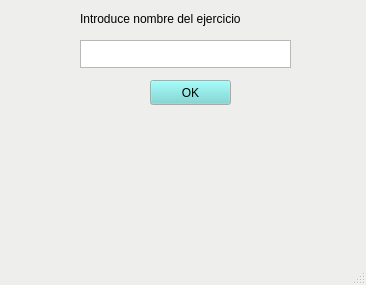
<?xml version="1.0" encoding="UTF-8"?>
<ui version="4.0">
 <class>ventana_nombre_ejercicio</class>
 <widget class="QMainWindow" name="ventana_nombre_ejercicio">
  <property name="enabled">
   <bool>true</bool>
  </property>
  <property name="geometry">
   <rect>
    <x>0</x>
    <y>0</y>
    <width>366</width>
    <height>285</height>
   </rect>
  </property>
  <property name="sizePolicy">
   <sizepolicy hsizetype="Minimum" vsizetype="Minimum">
    <horstretch>0</horstretch>
    <verstretch>0</verstretch>
   </sizepolicy>
  </property>
  <property name="palette">
   <palette>
    <active>
     <colorrole role="WindowText">
      <brush brushstyle="SolidPattern">
       <color alpha="255">
        <red>0</red>
        <green>0</green>
        <blue>0</blue>
       </color>
      </brush>
     </colorrole>
     <colorrole role="Button">
      <brush brushstyle="SolidPattern">
       <color alpha="255">
        <red>110</red>
        <green>215</green>
        <blue>213</blue>
       </color>
      </brush>
     </colorrole>
     <colorrole role="Light">
      <brush brushstyle="SolidPattern">
       <color alpha="255">
        <red>199</red>
        <green>255</green>
        <blue>254</blue>
       </color>
      </brush>
     </colorrole>
     <colorrole role="Midlight">
      <brush brushstyle="SolidPattern">
       <color alpha="255">
        <red>154</red>
        <green>235</green>
        <blue>233</blue>
       </color>
      </brush>
     </colorrole>
     <colorrole role="Dark">
      <brush brushstyle="SolidPattern">
       <color alpha="255">
        <red>55</red>
        <green>107</green>
        <blue>106</blue>
       </color>
      </brush>
     </colorrole>
     <colorrole role="Mid">
      <brush brushstyle="SolidPattern">
       <color alpha="255">
        <red>73</red>
        <green>143</green>
        <blue>142</blue>
       </color>
      </brush>
     </colorrole>
     <colorrole role="Text">
      <brush brushstyle="SolidPattern">
       <color alpha="255">
        <red>0</red>
        <green>0</green>
        <blue>0</blue>
       </color>
      </brush>
     </colorrole>
     <colorrole role="BrightText">
      <brush brushstyle="SolidPattern">
       <color alpha="255">
        <red>255</red>
        <green>255</green>
        <blue>255</blue>
       </color>
      </brush>
     </colorrole>
     <colorrole role="ButtonText">
      <brush brushstyle="SolidPattern">
       <color alpha="255">
        <red>0</red>
        <green>0</green>
        <blue>0</blue>
       </color>
      </brush>
     </colorrole>
     <colorrole role="Base">
      <brush brushstyle="SolidPattern">
       <color alpha="255">
        <red>255</red>
        <green>255</green>
        <blue>255</blue>
       </color>
      </brush>
     </colorrole>
     <colorrole role="Window">
      <brush brushstyle="SolidPattern">
       <color alpha="255">
        <red>238</red>
        <green>238</green>
        <blue>236</blue>
       </color>
      </brush>
     </colorrole>
     <colorrole role="Shadow">
      <brush brushstyle="SolidPattern">
       <color alpha="255">
        <red>0</red>
        <green>0</green>
        <blue>0</blue>
       </color>
      </brush>
     </colorrole>
     <colorrole role="AlternateBase">
      <brush brushstyle="SolidPattern">
       <color alpha="255">
        <red>182</red>
        <green>235</green>
        <blue>234</blue>
       </color>
      </brush>
     </colorrole>
     <colorrole role="ToolTipBase">
      <brush brushstyle="SolidPattern">
       <color alpha="255">
        <red>255</red>
        <green>255</green>
        <blue>220</blue>
       </color>
      </brush>
     </colorrole>
     <colorrole role="ToolTipText">
      <brush brushstyle="SolidPattern">
       <color alpha="255">
        <red>0</red>
        <green>0</green>
        <blue>0</blue>
       </color>
      </brush>
     </colorrole>
     <colorrole role="PlaceholderText">
      <brush brushstyle="SolidPattern">
       <color alpha="128">
        <red>0</red>
        <green>0</green>
        <blue>0</blue>
       </color>
      </brush>
     </colorrole>
    </active>
    <inactive>
     <colorrole role="WindowText">
      <brush brushstyle="SolidPattern">
       <color alpha="255">
        <red>0</red>
        <green>0</green>
        <blue>0</blue>
       </color>
      </brush>
     </colorrole>
     <colorrole role="Button">
      <brush brushstyle="SolidPattern">
       <color alpha="255">
        <red>110</red>
        <green>215</green>
        <blue>213</blue>
       </color>
      </brush>
     </colorrole>
     <colorrole role="Light">
      <brush brushstyle="SolidPattern">
       <color alpha="255">
        <red>199</red>
        <green>255</green>
        <blue>254</blue>
       </color>
      </brush>
     </colorrole>
     <colorrole role="Midlight">
      <brush brushstyle="SolidPattern">
       <color alpha="255">
        <red>154</red>
        <green>235</green>
        <blue>233</blue>
       </color>
      </brush>
     </colorrole>
     <colorrole role="Dark">
      <brush brushstyle="SolidPattern">
       <color alpha="255">
        <red>55</red>
        <green>107</green>
        <blue>106</blue>
       </color>
      </brush>
     </colorrole>
     <colorrole role="Mid">
      <brush brushstyle="SolidPattern">
       <color alpha="255">
        <red>73</red>
        <green>143</green>
        <blue>142</blue>
       </color>
      </brush>
     </colorrole>
     <colorrole role="Text">
      <brush brushstyle="SolidPattern">
       <color alpha="255">
        <red>0</red>
        <green>0</green>
        <blue>0</blue>
       </color>
      </brush>
     </colorrole>
     <colorrole role="BrightText">
      <brush brushstyle="SolidPattern">
       <color alpha="255">
        <red>255</red>
        <green>255</green>
        <blue>255</blue>
       </color>
      </brush>
     </colorrole>
     <colorrole role="ButtonText">
      <brush brushstyle="SolidPattern">
       <color alpha="255">
        <red>0</red>
        <green>0</green>
        <blue>0</blue>
       </color>
      </brush>
     </colorrole>
     <colorrole role="Base">
      <brush brushstyle="SolidPattern">
       <color alpha="255">
        <red>255</red>
        <green>255</green>
        <blue>255</blue>
       </color>
      </brush>
     </colorrole>
     <colorrole role="Window">
      <brush brushstyle="SolidPattern">
       <color alpha="255">
        <red>238</red>
        <green>238</green>
        <blue>236</blue>
       </color>
      </brush>
     </colorrole>
     <colorrole role="Shadow">
      <brush brushstyle="SolidPattern">
       <color alpha="255">
        <red>0</red>
        <green>0</green>
        <blue>0</blue>
       </color>
      </brush>
     </colorrole>
     <colorrole role="AlternateBase">
      <brush brushstyle="SolidPattern">
       <color alpha="255">
        <red>182</red>
        <green>235</green>
        <blue>234</blue>
       </color>
      </brush>
     </colorrole>
     <colorrole role="ToolTipBase">
      <brush brushstyle="SolidPattern">
       <color alpha="255">
        <red>255</red>
        <green>255</green>
        <blue>220</blue>
       </color>
      </brush>
     </colorrole>
     <colorrole role="ToolTipText">
      <brush brushstyle="SolidPattern">
       <color alpha="255">
        <red>0</red>
        <green>0</green>
        <blue>0</blue>
       </color>
      </brush>
     </colorrole>
     <colorrole role="PlaceholderText">
      <brush brushstyle="SolidPattern">
       <color alpha="128">
        <red>0</red>
        <green>0</green>
        <blue>0</blue>
       </color>
      </brush>
     </colorrole>
    </inactive>
    <disabled>
     <colorrole role="WindowText">
      <brush brushstyle="SolidPattern">
       <color alpha="255">
        <red>55</red>
        <green>107</green>
        <blue>106</blue>
       </color>
      </brush>
     </colorrole>
     <colorrole role="Button">
      <brush brushstyle="SolidPattern">
       <color alpha="255">
        <red>110</red>
        <green>215</green>
        <blue>213</blue>
       </color>
      </brush>
     </colorrole>
     <colorrole role="Light">
      <brush brushstyle="SolidPattern">
       <color alpha="255">
        <red>199</red>
        <green>255</green>
        <blue>254</blue>
       </color>
      </brush>
     </colorrole>
     <colorrole role="Midlight">
      <brush brushstyle="SolidPattern">
       <color alpha="255">
        <red>154</red>
        <green>235</green>
        <blue>233</blue>
       </color>
      </brush>
     </colorrole>
     <colorrole role="Dark">
      <brush brushstyle="SolidPattern">
       <color alpha="255">
        <red>55</red>
        <green>107</green>
        <blue>106</blue>
       </color>
      </brush>
     </colorrole>
     <colorrole role="Mid">
      <brush brushstyle="SolidPattern">
       <color alpha="255">
        <red>73</red>
        <green>143</green>
        <blue>142</blue>
       </color>
      </brush>
     </colorrole>
     <colorrole role="Text">
      <brush brushstyle="SolidPattern">
       <color alpha="255">
        <red>55</red>
        <green>107</green>
        <blue>106</blue>
       </color>
      </brush>
     </colorrole>
     <colorrole role="BrightText">
      <brush brushstyle="SolidPattern">
       <color alpha="255">
        <red>255</red>
        <green>255</green>
        <blue>255</blue>
       </color>
      </brush>
     </colorrole>
     <colorrole role="ButtonText">
      <brush brushstyle="SolidPattern">
       <color alpha="255">
        <red>55</red>
        <green>107</green>
        <blue>106</blue>
       </color>
      </brush>
     </colorrole>
     <colorrole role="Base">
      <brush brushstyle="SolidPattern">
       <color alpha="255">
        <red>238</red>
        <green>238</green>
        <blue>236</blue>
       </color>
      </brush>
     </colorrole>
     <colorrole role="Window">
      <brush brushstyle="SolidPattern">
       <color alpha="255">
        <red>238</red>
        <green>238</green>
        <blue>236</blue>
       </color>
      </brush>
     </colorrole>
     <colorrole role="Shadow">
      <brush brushstyle="SolidPattern">
       <color alpha="255">
        <red>0</red>
        <green>0</green>
        <blue>0</blue>
       </color>
      </brush>
     </colorrole>
     <colorrole role="AlternateBase">
      <brush brushstyle="SolidPattern">
       <color alpha="255">
        <red>110</red>
        <green>215</green>
        <blue>213</blue>
       </color>
      </brush>
     </colorrole>
     <colorrole role="ToolTipBase">
      <brush brushstyle="SolidPattern">
       <color alpha="255">
        <red>255</red>
        <green>255</green>
        <blue>220</blue>
       </color>
      </brush>
     </colorrole>
     <colorrole role="ToolTipText">
      <brush brushstyle="SolidPattern">
       <color alpha="255">
        <red>0</red>
        <green>0</green>
        <blue>0</blue>
       </color>
      </brush>
     </colorrole>
     <colorrole role="PlaceholderText">
      <brush brushstyle="SolidPattern">
       <color alpha="128">
        <red>0</red>
        <green>0</green>
        <blue>0</blue>
       </color>
      </brush>
     </colorrole>
    </disabled>
   </palette>
  </property>
  <property name="windowTitle">
   <string>Guardar ejercicio</string>
  </property>
  <widget class="QWidget" name="centralwidget">
   <widget class="QTextEdit" name="nombre_ejercicio">
    <property name="geometry">
     <rect>
      <x>80</x>
      <y>40</y>
      <width>211</width>
      <height>28</height>
     </rect>
    </property>
    <property name="font">
     <font>
      <kerning>true</kerning>
     </font>
    </property>
    <property name="layoutDirection">
     <enum>Qt::LeftToRight</enum>
    </property>
    <property name="verticalScrollBarPolicy">
     <enum>Qt::ScrollBarAlwaysOff</enum>
    </property>
    <property name="html">
     <string>&lt;!DOCTYPE HTML PUBLIC &quot;-//W3C//DTD HTML 4.0//EN&quot; &quot;http://www.w3.org/TR/REC-html40/strict.dtd&quot;&gt;
&lt;html&gt;&lt;head&gt;&lt;meta name=&quot;qrichtext&quot; content=&quot;1&quot; /&gt;&lt;style type=&quot;text/css&quot;&gt;
p, li { white-space: pre-wrap; }
&lt;/style&gt;&lt;/head&gt;&lt;body style=&quot; font-family:'Ubuntu'; font-size:11pt; font-weight:400; font-style:normal;&quot;&gt;
&lt;p align=&quot;center&quot; style=&quot;-qt-paragraph-type:empty; margin-top:0px; margin-bottom:0px; margin-left:0px; margin-right:0px; -qt-block-indent:0; text-indent:0px;&quot;&gt;&lt;br /&gt;&lt;/p&gt;&lt;/body&gt;&lt;/html&gt;</string>
    </property>
   </widget>
   <widget class="QPushButton" name="OK">
    <property name="geometry">
     <rect>
      <x>150</x>
      <y>80</y>
      <width>81</width>
      <height>25</height>
     </rect>
    </property>
    <property name="palette">
     <palette>
      <active>
       <colorrole role="Button">
        <brush brushstyle="SolidPattern">
         <color alpha="255">
          <red>110</red>
          <green>215</green>
          <blue>213</blue>
         </color>
        </brush>
       </colorrole>
       <colorrole role="Base">
        <brush brushstyle="SolidPattern">
         <color alpha="255">
          <red>255</red>
          <green>255</green>
          <blue>255</blue>
         </color>
        </brush>
       </colorrole>
      </active>
      <inactive>
       <colorrole role="Button">
        <brush brushstyle="SolidPattern">
         <color alpha="255">
          <red>110</red>
          <green>215</green>
          <blue>213</blue>
         </color>
        </brush>
       </colorrole>
       <colorrole role="Base">
        <brush brushstyle="SolidPattern">
         <color alpha="255">
          <red>255</red>
          <green>255</green>
          <blue>255</blue>
         </color>
        </brush>
       </colorrole>
      </inactive>
      <disabled>
       <colorrole role="Button">
        <brush brushstyle="SolidPattern">
         <color alpha="255">
          <red>110</red>
          <green>215</green>
          <blue>213</blue>
         </color>
        </brush>
       </colorrole>
       <colorrole role="Base">
        <brush brushstyle="SolidPattern">
         <color alpha="255">
          <red>239</red>
          <green>239</green>
          <blue>239</blue>
         </color>
        </brush>
       </colorrole>
      </disabled>
     </palette>
    </property>
    <property name="text">
     <string>OK</string>
    </property>
   </widget>
   <widget class="QLabel" name="ethernet_ip">
    <property name="geometry">
     <rect>
      <x>80</x>
      <y>10</y>
      <width>211</width>
      <height>17</height>
     </rect>
    </property>
    <property name="text">
     <string>Introduce nombre del ejercicio</string>
    </property>
   </widget>
   <widget class="QTextBrowser" name="info_ejercicio">
    <property name="geometry">
     <rect>
      <x>30</x>
      <y>110</y>
      <width>311</width>
      <height>131</height>
     </rect>
    </property>
    <property name="palette">
     <palette>
      <active>
       <colorrole role="Button">
        <brush brushstyle="SolidPattern">
         <color alpha="0">
          <red>191</red>
          <green>64</green>
          <blue>64</blue>
         </color>
        </brush>
       </colorrole>
       <colorrole role="Base">
        <brush brushstyle="NoBrush">
         <color alpha="255">
          <red>0</red>
          <green>0</green>
          <blue>0</blue>
         </color>
        </brush>
       </colorrole>
       <colorrole role="Window">
        <brush brushstyle="SolidPattern">
         <color alpha="0">
          <red>191</red>
          <green>64</green>
          <blue>64</blue>
         </color>
        </brush>
       </colorrole>
      </active>
      <inactive>
       <colorrole role="Button">
        <brush brushstyle="SolidPattern">
         <color alpha="0">
          <red>191</red>
          <green>64</green>
          <blue>64</blue>
         </color>
        </brush>
       </colorrole>
       <colorrole role="Base">
        <brush brushstyle="NoBrush">
         <color alpha="255">
          <red>0</red>
          <green>0</green>
          <blue>0</blue>
         </color>
        </brush>
       </colorrole>
       <colorrole role="Window">
        <brush brushstyle="SolidPattern">
         <color alpha="0">
          <red>191</red>
          <green>64</green>
          <blue>64</blue>
         </color>
        </brush>
       </colorrole>
      </inactive>
      <disabled>
       <colorrole role="Button">
        <brush brushstyle="SolidPattern">
         <color alpha="0">
          <red>191</red>
          <green>64</green>
          <blue>64</blue>
         </color>
        </brush>
       </colorrole>
       <colorrole role="Base">
        <brush brushstyle="NoBrush">
         <color alpha="255">
          <red>0</red>
          <green>0</green>
          <blue>0</blue>
         </color>
        </brush>
       </colorrole>
       <colorrole role="Window">
        <brush brushstyle="SolidPattern">
         <color alpha="0">
          <red>191</red>
          <green>64</green>
          <blue>64</blue>
         </color>
        </brush>
       </colorrole>
      </disabled>
     </palette>
    </property>
    <property name="styleSheet">
     <string notr="true">background-color: rgba(191, 64, 64, 0);
font-color:rgb(255,255,255);</string>
    </property>
    <property name="html">
     <string>&lt;!DOCTYPE HTML PUBLIC &quot;-//W3C//DTD HTML 4.0//EN&quot; &quot;http://www.w3.org/TR/REC-html40/strict.dtd&quot;&gt;
&lt;html&gt;&lt;head&gt;&lt;meta name=&quot;qrichtext&quot; content=&quot;1&quot; /&gt;&lt;style type=&quot;text/css&quot;&gt;
p, li { white-space: pre-wrap; }
&lt;/style&gt;&lt;/head&gt;&lt;body style=&quot; font-family:'Ubuntu'; font-size:11pt; font-weight:400; font-style:normal;&quot;&gt;
&lt;p style=&quot;-qt-paragraph-type:empty; margin-top:0px; margin-bottom:0px; margin-left:0px; margin-right:0px; -qt-block-indent:0; text-indent:0px;&quot;&gt;&lt;br /&gt;&lt;/p&gt;
&lt;p style=&quot;-qt-paragraph-type:empty; margin-top:0px; margin-bottom:0px; margin-left:0px; margin-right:0px; -qt-block-indent:0; text-indent:0px;&quot;&gt;&lt;br /&gt;&lt;/p&gt;&lt;/body&gt;&lt;/html&gt;</string>
    </property>
   </widget>
  </widget>
  <widget class="QMenuBar" name="menubar">
   <property name="geometry">
    <rect>
     <x>0</x>
     <y>0</y>
     <width>366</width>
     <height>22</height>
    </rect>
   </property>
  </widget>
  <widget class="QStatusBar" name="statusbar"/>
 </widget>
 <resources/>
 <connections/>
</ui>
